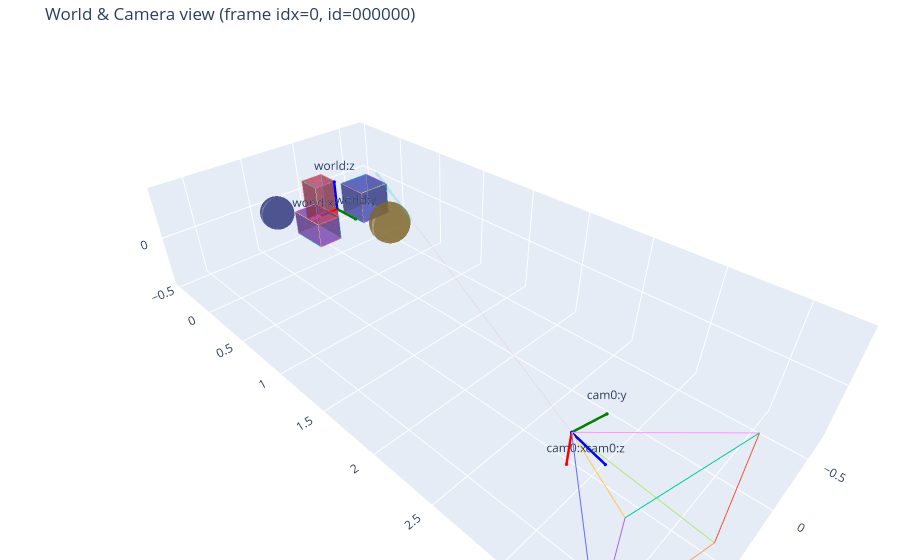

The cell this chart's notebook holds for it:
### Code cell
if show_world_interactive:
    from nerflab.viz import plot_world_interactive
    try:
        world = load_world(world_json_path)
        cam = camera_from_loaded_H(batch["H_wc"])  
        idx = max(0, min(idx_frame_render, cam.B - 1))
        title = f"World & Camera view (frame idx={idx}, id={frame_ids[idx]})" if idx is not None else "All cam poses"

        idx_per_pose = torch.tensor([[idx_ray_render]], dtype=torch.long)

        fig, _ = plot_world_interactive(
            world,
            cameras=cam,
            cam_indices=[idx] if idx is not None else "all",
            draw_rays=True,
            draw_samples=True,
            rays_indices=idx_per_pose,
            # rays_per_pose=100,
            samples_deterministic=False,
            ray_alpha=0.25,
            samples_alpha=0.1,
            shape_edge_alpha=1.0,
            shape_face_alpha=0.6,
            set_labels=False,
            title=title,
            save_html=f"{scene_dir}/world_view.html",  # interactive output
            show=True,
        )
        # Optional static preview if you also want a PNG (requires `pip install kaleido`)
        # fig.write_image(f"{scene_dir}/world_view.png", scale=2)
    except Exception as e:
        print("[Warn] World Plotly view skipped due to error:", e)

### Figure 1 — Plotly figure (JSON) as saved in the notebook; plotly's stock layout.template omitted (floating-point values rounded to 4 significant figures; data arrays with more than 128 entries replaced by an {"elided": "..."} marker saying what was removed)
{"data": [{"flatshading": true, "hoverinfo": "skip", "i": [0, 0, 4, 4, 0, 0, 1, 1, 2, 2, 3, 3], "j": [1, 2, 6, 7, 4, 5, 5, 6, 6, 7, 7, 4], "k": [2, 3, 5, 6, 5, 1, 6, 2, 7, 3, 4, 0], "lighting": {"ambient": 0.5, "diffuse": 0.7, "specular": 0.1}, "name": "box", "opacity": 0.6, "type": "mesh3d", "x": [-0.44, -0.16, -0.16, -0.44, -0.44, -0.16, -0.16, -0.44], "y": [-0.14, -0.14, 0.14, 0.14, -0.14, -0.14, 0.14, 0.14], "z": [-0.14, -0.14, -0.14, -0.14, 0.14, 0.14, 0.14, 0.14]}, {"hoverinfo": "skip", "line": {"width": 1}, "mode": "lines", "name": "box-edge", "opacity": 1, "showlegend": false, "type": "scatter3d", "x": [-0.44, -0.16], "y": [-0.14, -0.14], "z": [-0.14, -0.14]}, {"hoverinfo": "skip", "line": {"width": 1}, "mode": "lines", "name": "box-edge", "opacity": 1, "showlegend": false, "type": "scatter3d", "x": [-0.16, -0.16], "y": [-0.14, 0.14], "z": [-0.14, -0.14]}, {"hoverinfo": "skip", "line": {"width": 1}, "mode": "lines", "name": "box-edge", "opacity": 1, "showlegend": false, "type": "scatter3d", "x": [-0.16, -0.44], "y": [0.14, 0.14], "z": [-0.14, -0.14]}, {"hoverinfo": "skip", "line": {"width": 1}, "mode": "lines", "name": "box-edge", "opacity": 1, "showlegend": false, "type": "scatter3d", "x": [-0.44, -0.44], "y": [0.14, -0.14], "z": [-0.14, -0.14]}, {"hoverinfo": "skip", "line": {"width": 1}, "mode": "lines", "name": "box-edge", "opacity": 1, "showlegend": false, "type": "scatter3d", "x": [-0.44, -0.16], "y": [-0.14, -0.14], "z": [0.14, 0.14]}, {"hoverinfo": "skip", "line": {"width": 1}, "mode": "lines", "name": "box-edge", "opacity": 1, "showlegend": false, "type": "scatter3d", "x": [-0.16, -0.16], "y": [-0.14, 0.14], "z": [0.14, 0.14]}, {"hoverinfo": "skip", "line": {"width": 1}, "mode": "lines", "name": "box-edge", "opacity": 1, "showlegend": false, "type": "scatter3d", "x": [-0.16, -0.44], "y": [0.14, 0.14], "z": [0.14, 0.14]}, {"hoverinfo": "skip", "line": {"width": 1}, "mode": "lines", "name": "box-edge", "opacity": 1, "showlegend": false, "type": "scatter3d", "x": [-0.44, -0.44], "y": [0.14, -0.14], "z": [0.14, 0.14]}, {"hoverinfo": "skip", "line": {"width": 1}, "mode": "lines", "name": "box-edge", "opacity": 1, "showlegend": false, "type": "scatter3d", "x": [-0.44, -0.44], "y": [-0.14, -0.14], "z": [-0.14, 0.14]}, {"hoverinfo": "skip", "line": {"width": 1}, "mode": "lines", "name": "box-edge", "opacity": 1, "showlegend": false, "type": "scatter3d", "x": [-0.16, -0.16], "y": [-0.14, -0.14], "z": [-0.14, 0.14]}, {"hoverinfo": "skip", "line": {"width": 1}, "mode": "lines", "name": "box-edge", "opacity": 1, "showlegend": false, "type": "scatter3d", "x": [-0.16, -0.16], "y": [0.14, 0.14], "z": [-0.14, 0.14]}, {"hoverinfo": "skip", "line": {"width": 1}, "mode": "lines", "name": "box-edge", "opacity": 1, "showlegend": false, "type": "scatter3d", "x": [-0.44, -0.44], "y": [0.14, 0.14], "z": [-0.14, 0.14]}, {"flatshading": true, "hoverinfo": "skip", "i": [0, 0, 4, 4, 0, 0, 1, 1, 2, 2, 3, 3], "j": [1, 2, 6, 7, 4, 5, 5, 6, 6, 7, 7, 4], "k": [2, 3, 5, 6, 5, 1, 6, 2, 7, 3, 4, 0], "lighting": {"ambient": 0.5, "diffuse": 0.7, "specular": 0.1}, "name": "box", "opacity": 0.6, "type": "mesh3d", "x": [0.18, 0.38, 0.38, 0.18, 0.18, 0.38, 0.38, 0.18], "y": [-0.04, -0.04, 0.28, 0.28, -0.04, -0.04, 0.28, 0.28], "z": [-0.1, -0.1, -0.1, -0.1, 0.1, 0.1, 0.1, 0.1]}, {"hoverinfo": "skip", "line": {"width": 1}, "mode": "lines", "name": "box-edge", "opacity": 1, "showlegend": false, "type": "scatter3d", "x": [0.18, 0.38], "y": [-0.04, -0.04], "z": [-0.1, -0.1]}, {"hoverinfo": "skip", "line": {"width": 1}, "mode": "lines", "name": "box-edge", "opacity": 1, "showlegend": false, "type": "scatter3d", "x": [0.38, 0.38], "y": [-0.04, 0.28], "z": [-0.1, -0.1]}, {"hoverinfo": "skip", "line": {"width": 1}, "mode": "lines", "name": "box-edge", "opacity": 1, "showlegend": false, "type": "scatter3d", "x": [0.38, 0.18], "y": [0.28, 0.28], "z": [-0.1, -0.1]}, {"hoverinfo": "skip", "line": {"width": 1}, "mode": "lines", "name": "box-edge", "opacity": 1, "showlegend": false, "type": "scatter3d", "x": [0.18, 0.18], "y": [0.28, -0.04], "z": [-0.1, -0.1]}, {"hoverinfo": "skip", "line": {"width": 1}, "mode": "lines", "name": "box-edge", "opacity": 1, "showlegend": false, "type": "scatter3d", "x": [0.18, 0.38], "y": [-0.04, -0.04], "z": [0.1, 0.1]}, {"hoverinfo": "skip", "line": {"width": 1}, "mode": "lines", "name": "box-edge", "opacity": 1, "showlegend": false, "type": "scatter3d", "x": [0.38, 0.38], "y": [-0.04, 0.28], "z": [0.1, 0.1]}, {"hoverinfo": "skip", "line": {"width": 1}, "mode": "lines", "name": "box-edge", "opacity": 1, "showlegend": false, "type": "scatter3d", "x": [0.38, 0.18], "y": [0.28, 0.28], "z": [0.1, 0.1]}, {"hoverinfo": "skip", "line": {"width": 1}, "mode": "lines", "name": "box-edge", "opacity": 1, "showlegend": false, "type": "scatter3d", "x": [0.18, 0.18], "y": [0.28, -0.04], "z": [0.1, 0.1]}, {"hoverinfo": "skip", "line": {"width": 1}, "mode": "lines", "name": "box-edge", "opacity": 1, "showlegend": false, "type": "scatter3d", "x": [0.18, 0.18], "y": [-0.04, -0.04], "z": [-0.1, 0.1]}, {"hoverinfo": "skip", "line": {"width": 1}, "mode": "lines", "name": "box-edge", "opacity": 1, "showlegend": false, "type": "scatter3d", "x": [0.38, 0.38], "y": [-0.04, -0.04], "z": [-0.1, 0.1]}, {"hoverinfo": "skip", "line": {"width": 1}, "mode": "lines", "name": "box-edge", "opacity": 1, "showlegend": false, "type": "scatter3d", "x": [0.38, 0.38], "y": [0.28, 0.28], "z": [-0.1, 0.1]}, {"hoverinfo": "skip", "line": {"width": 1}, "mode": "lines", "name": "box-edge", "opacity": 1, "showlegend": false, "type": "scatter3d", "x": [0.18, 0.18], "y": [0.28, 0.28], "z": [-0.1, 0.1]}, {"flatshading": true, "hoverinfo": "skip", "i": [0, 0, 4, 4, 0, 0, 1, 1, 2, 2, 3, 3], "j": [1, 2, 6, 7, 4, 5, 5, 6, 6, 7, 7, 4], "k": [2, 3, 5, 6, 5, 1, 6, 2, 7, 3, 4, 0], "lighting": {"ambient": 0.5, "diffuse": 0.7, "specular": 0.1}, "name": "box", "opacity": 0.6, "type": "mesh3d", "x": [-0.1, 0.1, 0.1, -0.1, -0.1, 0.1, 0.1, -0.1], "y": [-0.34, -0.34, -0.14, -0.14, -0.34, -0.34, -0.14, -0.14], "z": [-0.18, -0.18, -0.18, -0.18, 0.18, 0.18, 0.18, 0.18]}, {"hoverinfo": "skip", "line": {"width": 1}, "mode": "lines", "name": "box-edge", "opacity": 1, "showlegend": false, "type": "scatter3d", "x": [-0.1, 0.1], "y": [-0.34, -0.34], "z": [-0.18, -0.18]}, {"hoverinfo": "skip", "line": {"width": 1}, "mode": "lines", "name": "box-edge", "opacity": 1, "showlegend": false, "type": "scatter3d", "x": [0.1, 0.1], "y": [-0.34, -0.14], "z": [-0.18, -0.18]}, {"hoverinfo": "skip", "line": {"width": 1}, "mode": "lines", "name": "box-edge", "opacity": 1, "showlegend": false, "type": "scatter3d", "x": [0.1, -0.1], "y": [-0.14, -0.14], "z": [-0.18, -0.18]}, {"hoverinfo": "skip", "line": {"width": 1}, "mode": "lines", "name": "box-edge", "opacity": 1, "showlegend": false, "type": "scatter3d", "x": [-0.1, -0.1], "y": [-0.14, -0.34], "z": [-0.18, -0.18]}, {"hoverinfo": "skip", "line": {"width": 1}, "mode": "lines", "name": "box-edge", "opacity": 1, "showlegend": false, "type": "scatter3d", "x": [-0.1, 0.1], "y": [-0.34, -0.34], "z": [0.18, 0.18]}, {"hoverinfo": "skip", "line": {"width": 1}, "mode": "lines", "name": "box-edge", "opacity": 1, "showlegend": false, "type": "scatter3d", "x": [0.1, 0.1], "y": [-0.34, -0.14], "z": [0.18, 0.18]}, {"hoverinfo": "skip", "line": {"width": 1}, "mode": "lines", "name": "box-edge", "opacity": 1, "showlegend": false, "type": "scatter3d", "x": [0.1, -0.1], "y": [-0.14, -0.14], "z": [0.18, 0.18]}, {"hoverinfo": "skip", "line": {"width": 1}, "mode": "lines", "name": "box-edge", "opacity": 1, "showlegend": false, "type": "scatter3d", "x": [-0.1, -0.1], "y": [-0.14, -0.34], "z": [0.18, 0.18]}, {"hoverinfo": "skip", "line": {"width": 1}, "mode": "lines", "name": "box-edge", "opacity": 1, "showlegend": false, "type": "scatter3d", "x": [-0.1, -0.1], "y": [-0.34, -0.34], "z": [-0.18, 0.18]}, {"hoverinfo": "skip", "line": {"width": 1}, "mode": "lines", "name": "box-edge", "opacity": 1, "showlegend": false, "type": "scatter3d", "x": [0.1, 0.1], "y": [-0.34, -0.34], "z": [-0.18, 0.18]}, {"hoverinfo": "skip", "line": {"width": 1}, "mode": "lines", "name": "box-edge", "opacity": 1, "showlegend": false, "type": "scatter3d", "x": [0.1, 0.1], "y": [-0.14, -0.14], "z": [-0.18, 0.18]}, {"hoverinfo": "skip", "line": {"width": 1}, "mode": "lines", "name": "box-edge", "opacity": 1, "showlegend": false, "type": "scatter3d", "x": [-0.1, -0.1], "y": [-0.14, -0.14], "z": [-0.18, 0.18]}, {"flatshading": true, "hoverinfo": "skip", "i": {"elided": "1482 int values"}, "j": {"elided": "1482 int values"}, "k": {"elided": "1482 int values"}, "lighting": {"ambient": 0.5, "diffuse": 0.7, "specular": 0.1}, "name": "sphere", "opacity": 0.6, "type": "mesh3d", "x": {"elided": "800 float values"}, "y": {"elided": "800 float values"}, "z": {"elided": "800 float values"}}, {"flatshading": true, "hoverinfo": "skip", "i": {"elided": "1482 int values"}, "j": {"elided": "1482 int values"}, "k": {"elided": "1482 int values"}, "lighting": {"ambient": 0.5, "diffuse": 0.7, "specular": 0.1}, "name": "sphere", "opacity": 0.6, "type": "mesh3d", "x": {"elided": "800 float values"}, "y": {"elided": "800 float values"}, "z": {"elided": "800 float values"}}, {"hovertemplate": "world:x axis<extra></extra>", "line": {"color": "red", "width": 5}, "marker": {"color": "red", "size": 2}, "mode": "lines+markers+text", "name": "world:x", "showlegend": false, "text": [null, "world:x"], "textposition": "top center", "type": "scatter3d", "x": [0, 0.25], "y": [0, 0], "z": [0, 0]}, {"hovertemplate": "world:y axis<extra></extra>", "line": {"color": "green", "width": 5}, "marker": {"color": "green", "size": 2}, "mode": "lines+markers+text", "name": "world:y", "showlegend": false, "text": [null, "world:y"], "textposition": "top center", "type": "scatter3d", "x": [0, 0], "y": [0, 0.25], "z": [0, 0]}, {"hovertemplate": "world:z axis<extra></extra>", "line": {"color": "blue", "width": 5}, "marker": {"color": "blue", "size": 2}, "mode": "lines+markers+text", "name": "world:z", "showlegend": false, "text": [null, "world:z"], "textposition": "top center", "type": "scatter3d", "x": [0, 0], "y": [0, 0], "z": [0, 0.25]}, {"hovertemplate": "cam0:x axis<extra></extra>", "line": {"color": "red", "width": 5}, "marker": {"color": "red", "size": 2}, "mode": "lines+markers+text", "name": "cam0:x", "showlegend": false, "text": [null, "cam0:x"], "textposition": "top center", "type": "scatter3d", "x": [0.6671, 0.6671], "y": [2.925, 2.925], "z": [0, -0.25]}, {"hovertemplate": "cam0:y axis<extra></extra>", "line": {"color": "green", "width": 5}, "marker": {"color": "green", "size": 2}, "mode": "lines+markers+text", "name": "cam0:y", "showlegend": false, "text": [null, "cam0:y"], "textposition": "top center", "type": "scatter3d", "x": [0.6671, 0.4234], "y": [2.925, 2.98], "z": [0, 0]}, {"hovertemplate": "cam0:z axis<extra></extra>", "line": {"color": "blue", "width": 5}, "marker": {"color": "blue", "size": 2}, "mode": "lines+markers+text", "name": "cam0:z", "showlegend": false, "text": [null, "cam0:z"], "textposition": "top center", "type": "scatter3d", "x": [0.6671, 0.7227], "y": [2.925, 3.169], "z": [0, 0]}, {"hoverinfo": "skip", "line": {"width": 2}, "mode": "lines", "name": "cam0", "opacity": 1, "showlegend": false, "type": "scatter3d", "x": [0.6671, 0.4288], "y": [2.925, 3.697], "z": [0.0, -0.4041]}, {"hoverinfo": "skip", "line": {"width": 2}, "mode": "lines", "name": "cam0", "opacity": 1, "showlegend": false, "type": "scatter3d", "x": [0.6671, 0.4288], "y": [2.925, 3.697], "z": [0.0, 0.4041]}, {"hoverinfo": "skip", "line": {"width": 2}, "mode": "lines", "name": "cam0", "opacity": 1, "showlegend": false, "type": "scatter3d", "x": [0.6671, 1.217], "y": [2.925, 3.517], "z": [0.0, 0.4041]}, {"hoverinfo": "skip", "line": {"width": 2}, "mode": "lines", "name": "cam0", "opacity": 1, "showlegend": false, "type": "scatter3d", "x": [0.6671, 1.217], "y": [2.925, 3.517], "z": [0.0, -0.4041]}, {"hoverinfo": "skip", "line": {"width": 2}, "mode": "lines", "name": "cam0", "opacity": 1, "showlegend": false, "type": "scatter3d", "x": [0.4288, 0.4288], "y": [3.697, 3.697], "z": [-0.4041, 0.4041]}, {"hoverinfo": "skip", "line": {"width": 2}, "mode": "lines", "name": "cam0", "opacity": 1, "showlegend": false, "type": "scatter3d", "x": [0.4288, 1.217], "y": [3.697, 3.517], "z": [0.4041, 0.4041]}, {"hoverinfo": "skip", "line": {"width": 2}, "mode": "lines", "name": "cam0", "opacity": 1, "showlegend": false, "type": "scatter3d", "x": [1.217, 1.217], "y": [3.517, 3.517], "z": [0.4041, -0.4041]}, {"hoverinfo": "skip", "line": {"width": 2}, "mode": "lines", "name": "cam0", "opacity": 1, "showlegend": false, "type": "scatter3d", "x": [1.217, 0.4288], "y": [3.517, 3.697], "z": [-0.4041, -0.4041]}, {"marker": {"opacity": 0.1, "size": 2}, "mode": "markers", "name": "samples", "showlegend": false, "type": "scatter3d", "x": [-0.3009, -0.3058, -0.3152, -0.3315, -0.3414, -0.3472, -0.3554, -0.3652, -0.3777, -0.3805, -0.3907, -0.4081, -0.4186, -0.4232, -0.4293, -0.4428, -0.4501, -0.4619, -0.4739, -0.4832, -0.4902, -0.5009, -0.5113, -0.5158, -0.5275, -0.539, -0.5456, -0.5559, -0.5692, -0.58, -0.5869, -0.5946, -0.6087, -0.613, -0.6241, -0.6394, -0.6454, -0.6544, -0.6653, -0.6721], "y": [0.5999, 0.5881, 0.5655, 0.5263, 0.5026, 0.4888, 0.469, 0.4454, 0.4154, 0.4085, 0.3841, 0.3424, 0.3171, 0.3061, 0.2915, 0.259, 0.2416, 0.2132, 0.1844, 0.1619, 0.1453, 0.1195, 0.0946, 0.08371, 0.05549, 0.02805, 0.01201, -0.01261, -0.04461, -0.07045, -0.08705, -0.1055, -0.1394, -0.1498, -0.1765, -0.2132, -0.2275, -0.2493, -0.2754, -0.2918], "z": [0.02078, 0.02089, 0.02109, 0.02144, 0.02165, 0.02178, 0.02195, 0.02216, 0.02243, 0.02249, 0.02271, 0.02308, 0.02331, 0.02341, 0.02354, 0.02383, 0.02399, 0.02424, 0.0245, 0.0247, 0.02485, 0.02508, 0.0253, 0.0254, 0.02565, 0.02589, 0.02604, 0.02626, 0.02654, 0.02678, 0.02692, 0.02709, 0.02739, 0.02748, 0.02772, 0.02805, 0.02818, 0.02837, 0.02861, 0.02875]}, {"hoverinfo": "skip", "line": {"width": 0.8}, "mode": "lines", "name": "ray", "opacity": 0.25, "showlegend": false, "type": "scatter3d", "x": [0.6671, -0.6781], "y": [2.925, -0.3061], "z": [0.0, 0.02888]}], "layout": {"margin": {"b": 0, "l": 0, "r": 0, "t": 40}, "scene": {"aspectmode": "data", "xaxis": {"showgrid": true, "title": {"text": ""}}, "yaxis": {"showgrid": true, "title": {"text": ""}}, "zaxis": {"showgrid": true, "title": {"text": ""}}}, "title": {"text": "World & Camera view (frame idx=0, id=000000)"}}}
